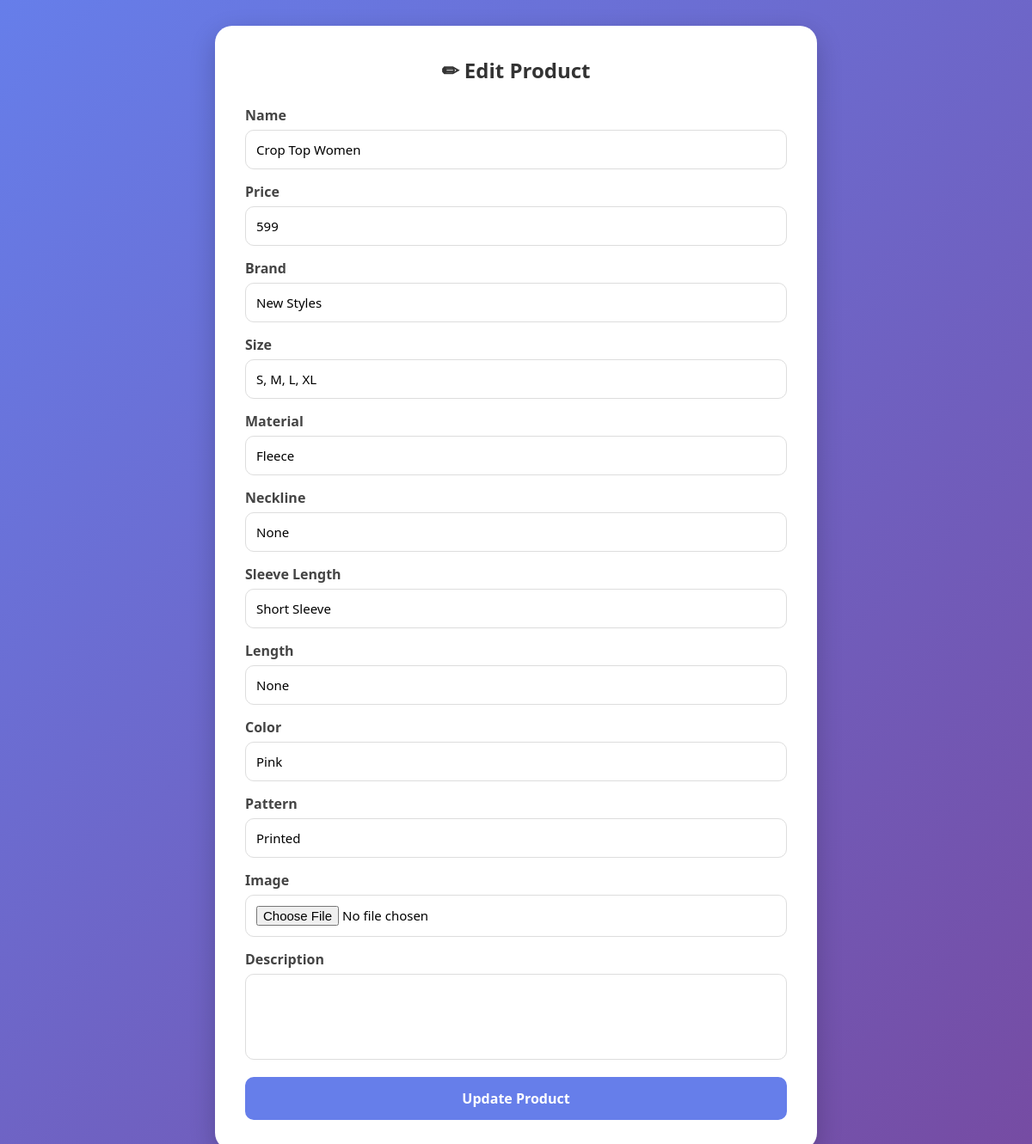
Page /editproduct_owner/44/ on the committed database.
### specksapp/models.py (models this page shows)
class dress(models.Model):
    name =  models.CharField(max_length=25,null=True,blank=True)
    user = models.ForeignKey('shopowner_register',on_delete=models.CASCADE,null=True,blank=True)
    price = models.IntegerField(null=True,blank=True)
    brand = models.CharField(max_length=25,null=True,blank=True)
    size = models.CharField(null=True,blank=True)
    material = models.CharField(max_length=25,null=True,blank=True)
    neckline = models.CharField(max_length=25,null=True,blank=True)
    sleeve_length = models.CharField(max_length=25,null=True,blank=True)
    length = models.CharField(null=True,blank=True)
    color = models.CharField(max_length=25,null=True,blank=True)
    pattern = models.CharField(max_length=25,null=True,blank=True)
    image = models.FileField(upload_to='images/',null=True,blank=True)
    discription =  models.CharField(max_length=150,null=True,blank=True)
    quantity = models.IntegerField(default=50)

### specksapp/views.py (the view, shortened to what this page needs)
# urls.py: path('editproduct_owner/<int:id>/',views.editproduct_owner,name='editproduct_owner'),
def editproduct_owner(request,id):
    product=models.dress.objects.get(id=id)
    return render(request,'editproduct_owner.html',{'product':product})

### specksapp/templates/editproduct_owner.html (shortened to what this page needs)
<!DOCTYPE html>
<html>
<head>
</head>
<body>
<div class="container">
    <h2>✏ Edit Product</h2>
    <form action="" method="POST" enctype="multipart/form-data">
        <div class="form-group">
            <label>Name</label>
            <input type="text" name="name" value="{{ product.name }}">
        </div>
        <div class="form-group">
            <label>Price</label>
            <input type="number" name="price" value="{{ product.price }}">
        </div>
        <div class="form-group">
            <label>Brand</label>
            <input type="text" name="brand" value="{{ product.brand }}">
        </div>
        <div class="form-group">
            <label>Size</label>
            <input type="text" name="size" value="{{ product.size }}">
        </div>
        <div class="form-group">
            <label>Material</label>
            <input type="text" name="material" value="{{ product.material }}">
        </div>
        <div class="form-group">
            <label>Neckline</label>
            <input type="text" name="neckline" value="{{ product.neckline }}">
        </div>
        <div class="form-group">
            <label>Sleeve Length</label>
            <input type="text" name="sleeve_length" value="{{ product.sleeve_length }}">
        </div>
        <div class="form-group">
            <label>Length</label>
            <input type="text" name="length" value="{{ product.length }}">
        </div>
        <div class="form-group">
            <label>Color</label>
            <input type="text" name="color" value="{{ product.color }}">
        </div>
        <div class="form-group">
            <label>Pattern</label>
            <input type="text" name="pattern" value="{{ product.pattern }}">
        </div>
        <div class="form-group">
            <label>Image</label>
            <input type="file" name="image">
        </div>
        <div class="form-group">
            <label>Description</label>
            <textarea name="description">{{ product.description }}</textarea>
        </div>
        <button type="submit" class="btn">
            Update Product
        </button>
    </form>
</div>
</body>
</html>

### specksapp/templates/editproduct_owner.html (style rules this page uses)
* { margin:0; padding:0; box-sizing:border-box; font-family:'Segoe UI',sans-serif; }
body { min-height:100vh; display:flex; justify-content:center; align-items:center; background:linear-gradient(135deg,#667eea,#764ba2); padding:30px; }
.container { width:100%; max-width:700px; background:white; padding:35px; border-radius:20px; box-shadow:0 10px 30px rgba(0,0,0,0.2); }
h2 { text-align:center; color:#333; margin-bottom:25px; }
.form-group { margin-bottom:15px; }
label { display:block; margin-bottom:6px; font-weight:600; color:#444; }
input, textarea { width:100%; padding:12px; border:1px solid #ddd; border-radius:10px; font-size:15px; }
textarea { resize:none; height:100px; }
.btn { width:100%; padding:14px; border:none; border-radius:10px; background:#667eea; color:white; font-size:16px; font-weight:bold; cursor:pointer; transition:0.3s; }

### rows in the picture
dress: name "Crop Top Women", price "599", brand "New Styles", size "S, M, L, XL", material "Fleece", neckline "None", sleeve_length "Short Sleeve", length "None", color "Pink", pattern "Printed"
